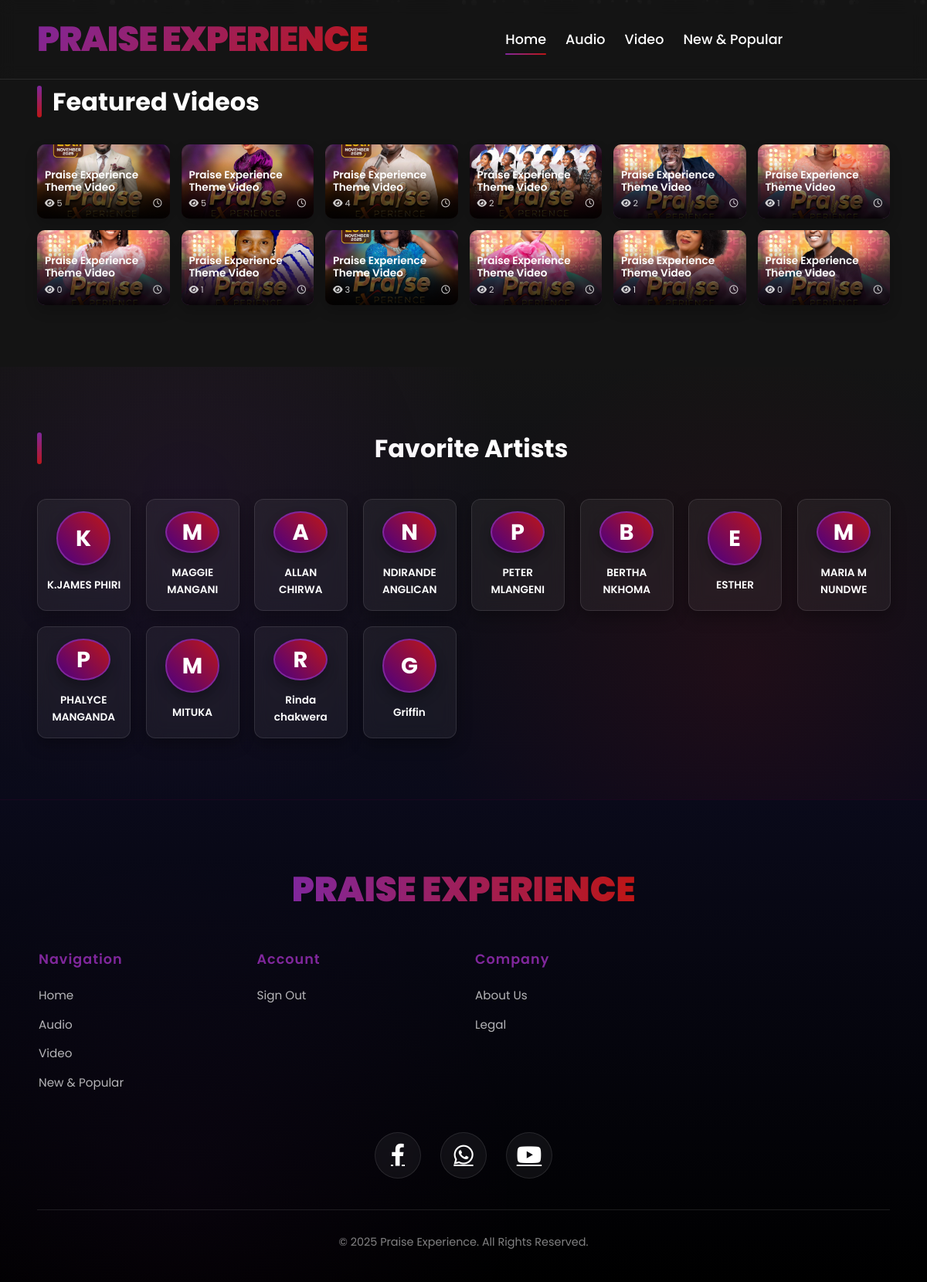
/core/index/, run on the app's committed database.
### item/models.py (models this page shows, shortened)
class Videos(models.Model):
    artist = models.ForeignKey(Artist,related_name='item', on_delete=models.CASCADE)
    title = models.CharField(max_length=255)
    cover_image = models.ImageField(upload_to='image',blank=True,null=True)
    videos = models.FileField(upload_to='videos',blank=True,null=True)
    description = models.TextField(blank=True,null=True)
    created_at = models.DateTimeField(auto_now_add=True)
    views = models.PositiveBigIntegerField(default=0)

class Artist(models.Model):
    name = models.CharField(max_length=255)

### core/views.py (the view, shortened to what this page needs)
# urls.py: path('index/',views.index,name="index"),
def index(request):
    watch_id = request.GET.get('watch')
    artist = Artist.objects.all()
    videos = Videos.objects.all()
    return render(request , 'core/index.html',{
        'artist' : artist,
        'videos' : videos
    })

### core/templates/core/index.html (shortened to what this page needs)
{% load static %}
<!DOCTYPE html>
<html lang="en">
<head>
    <link rel="stylesheet" href="https://cdnjs.cloudflare.com/ajax/libs/font-awesome/6.0.0-beta3/css/all.min.css">
</head>
<body>
    <div class="particles" id="particles"></div>
    <header id="main-header">
        <div class="logo">PRAISE EXPERIENCE</div>
        <div class="nav-container">
            <ul class="nav-primary">
                <li><a href="{% url 'core:index' %}" class="active">Home</a></li>
                <li><a href="{% url 'core:audio' %}">Audio</a></li>
                <li><a href="{% url 'core:video' %}">Video</a></li>
                <li><a href="#">New & Popular</a></li>
            </ul>
        </div>
    </header>
    <main id="videos">
        <section class="video-grid-section">
            <br>
            <h2 class="section-title">
                {% if request.GET.watch %}More Videos{% else %}Featured Videos{% endif %}
            </h2>
            <div class="video-grid">
                {% for video in videos %}
                    <div class="video-card" onclick="window.location='?watch={{ video.id }}'">
                        <div class="video-thumbnail">
                            <img src="{{ video.cover_image.url }}" alt="{{ video.title }}">
                        </div>
                        <div class="video-card-info">
                            <h3 class="video-card-title">{{ video.title }}</h3>
                            <div class="video-card-meta">
                                <span><i class="fas fa-eye"></i> {{ video.views }}</span>
                                <span><i class="far fa-clock"></i> {{ video.duration }}</span>
                            </div>
                        </div>
                    </div>
                {% endfor %}
            </div>
        </section>
        <section class="video-grid-section artist-grid-section">
            <h2 class="section-title" style="text-align: center;">Favorite Artists</h2>
            <div class="artist-grid">
                {% for artist in artist %}
                <div class="artist-card floating-artist" style="animation-delay: {{ forloop.counter0|divisibleby:2|yesno:'0s,0.3s' }}" onclick="window.location='{% url 'item:artist_videos' artist.id %}'">
                    <div class="artist-image floating-element">
                        {% if artist.image %}
                        <img src="{{ artist.image.url }}" alt="{{ artist.name }}">
                        {% else %}
                        <div class="artist-initial">{{ artist.name|first|upper }}</div>
                        {% endif %}
                    </div>
                    <div class="artist-info">
                        <h3 class="floating-element">{{ artist.name }}</h3>
                    </div>
                </div>
                {% endfor %}
            </div>
        </section>
    </main>
    <footer>
        <div class="footer-logo">PRAISE EXPERIENCE</div>
        <div class="footer-links">
            <div class="footer-links-column">
                <h4>Navigation</h4>
                <ul>
                    <li><a href="#" class="active">Home</a></li>
                    <li><a href="{% url 'core:audio' %}">Audio</a></li>
                    <li><a href="{% url 'core:video' %}">Video</a></li>
                    <li><a href="#">New & Popular</a></li>
                </ul>
            </div>
            <div class="footer-links-column">
                <h4>Account</h4>
                <ul>
                    <li><a href="{% url 'core:logout' %}">Sign Out</a></li>
                </ul>
            </div>
            <div class="footer-links-column">
                <h4>Company</h4>
                <ul>
                    <li><a href="{% url 'core:about' %}">About Us</a></li>
                    <li><a href="{% url 'core:policy' %}">Legal</a></li>
                </ul>
            </div>
        </div>
        <div class="social-links">
            <a href="https://www.facebook.com/share/1CYfQHyCs6/?mibextid=wwXIfr"><i class="fab fa-facebook-f"></i></a>
            <a href="https://whatsapp.com/channel/0029VbAjuw7IiRovitBtev0V"> <i class="fab fa-whatsapp"> </i></a>
            <a href="https://youtube.com/@praiseexperiencewithmalawianar?si=9Sqs-cMekgR312dS"> <i class="fab fa-youtube"></i> </a>
        </div>
        <p class="copyright">© 2025 Praise Experience. All Rights Reserved.</p>
    </footer>
</body>
</html>

### data on the page
Videos: cover_image (picture), title "Praise Experience Theme Video", views "5"
Videos: cover_image (picture), title "Praise Experience Theme Video", views "5"
Videos: cover_image (picture), title "Praise Experience Theme Video", views "4"
Videos: cover_image (picture), title "Praise Experience Theme Video", views "2"
Videos: cover_image (picture), title "Praise Experience Theme Video", views "2"
Videos: cover_image (picture), title "Praise Experience Theme Video", views "1"
Videos: cover_image (picture), title "Praise Experience Theme Video", views "0"
Videos: cover_image (picture), title "Praise Experience Theme Video", views "1"
Videos: cover_image (picture), title "Praise Experience Theme Video", views "3"
Videos: cover_image (picture), title "Praise Experience Theme Video", views "2"
Videos: cover_image (picture), title "Praise Experience Theme Video", views "1"
Videos: cover_image (picture), title "Praise Experience Theme Video", views "0"
Artist: name|first "K", name "K.JAMES PHIRI"
Artist: name|first "M", name "MAGGIE MANGANI"
Artist: name|first "A", name "ALLAN CHIRWA"
Artist: name|first "N", name "NDIRANDE ANGLICAN"
Artist: name|first "P", name "PETER MLANGENI"
Artist: name|first "B", name "BERTHA NKHOMA"
Artist: name|first "E", name "ESTHER"
Artist: name|first "M", name "MARIA M NUNDWE"
Artist: name|first "P", name "PHALYCE MANGANDA"
Artist: name|first "M", name "MITUKA"
Artist: name|first "R", name "Rinda chakwera"
Artist: name|first "G", name "Griffin"
